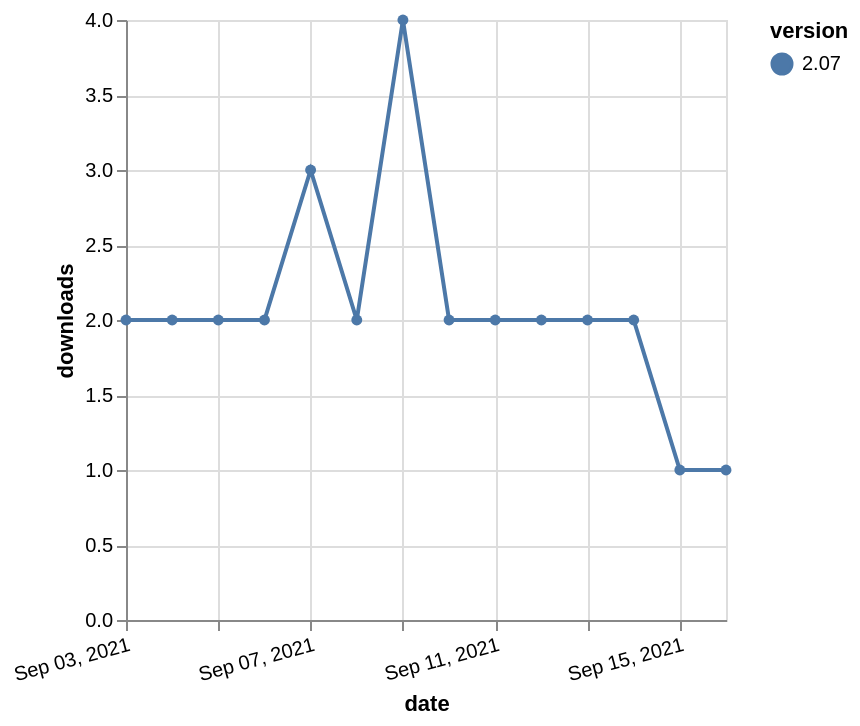

Express this chart as Vega-Lite.
### Vega-Lite specification from a JSON file in a GitHub repository (floating-point values rounded to 4 significant figures)
{"$schema": "https://vega.github.io/schema/vega-lite/v5.json", "description": "A simple bar chart with embedded data.", "data": {"values": [{"date": "2021-09-03", "total": 2701, "delta": 2, "version": "2.07"}, {"date": "2021-09-04", "total": 2703, "delta": 2, "version": "2.07"}, {"date": "2021-09-05", "total": 2705, "delta": 2, "version": "2.07"}, {"date": "2021-09-06", "total": 2707, "delta": 2, "version": "2.07"}, {"date": "2021-09-07", "total": 2710, "delta": 3, "version": "2.07"}, {"date": "2021-09-08", "total": 2712, "delta": 2, "version": "2.07"}, {"date": "2021-09-09", "total": 2716, "delta": 4, "version": "2.07"}, {"date": "2021-09-10", "total": 2718, "delta": 2, "version": "2.07"}, {"date": "2021-09-11", "total": 2720, "delta": 2, "version": "2.07"}, {"date": "2021-09-12", "total": 2722, "delta": 2, "version": "2.07"}, {"date": "2021-09-13", "total": 2724, "delta": 2, "version": "2.07"}, {"date": "2021-09-14", "total": 2726, "delta": 2, "version": "2.07"}, {"date": "2021-09-15", "total": 2727, "delta": 1, "version": "2.07"}, {"date": "2021-09-16", "total": 2728, "delta": 1, "version": "2.07"}]}, "width": "container", "mark": {"type": "line", "point": {"filled": true}}, "encoding": {"x": {"field": "date", "type": "temporal", "timeUnit": "yearmonthdate", "title": "date", "axis": {"labelAngle": -15}}, "y": {"field": "delta", "type": "quantitative", "title": "downloads"}, "color": {"field": "version", "type": "nominal"}, "tooltip": {"field": "delta"}}}
